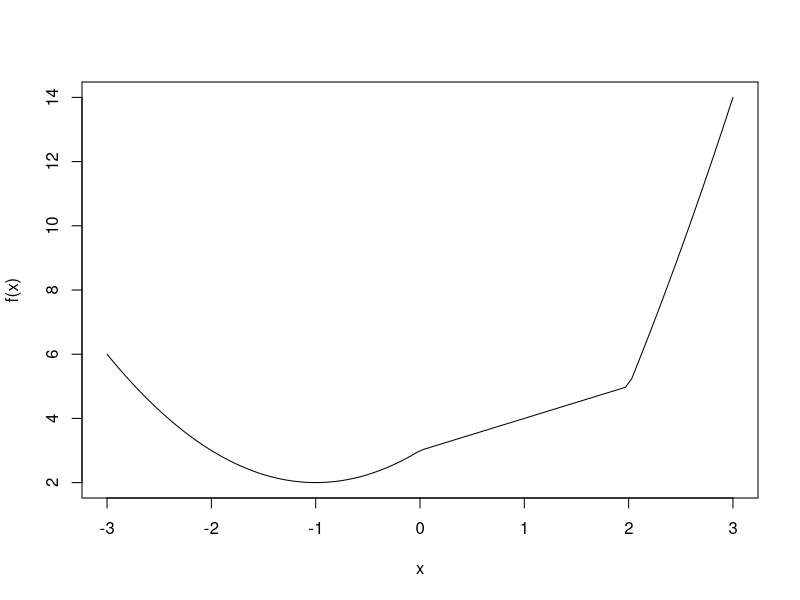

Reproduce this figure in R.
rm(list=ls())
#-----------------------------
# Learning

(m2 <- matrix(1:20, 4, 5))
lower.tri(m2)
m2[lower.tri(m2)] <- NA
m2




#-----------------------------
rm(list=ls())

#-----------------------------
# 1. 
# (a) Write functions tmpFn1 and tmpFn2 such that if xVec is the vector (x1, 
# x2,..., xn), then tmpFn1(xVec) returns the vector ( x1, x2^2,  ..., xn^n 
# ) and tmpFn2(xVec) returns the vector ( x1, x2^2/2 , ... , xn^n/n ) .

set.seed(75)
xVec <- sample(1:9,size=6,replace=T )

tmpFn1 <- function(xVec)
{
  xVec^seq(along=xVec)
}

xVec
tmpFn1(xVec)


tmpFn2 <- function(xVec)
{
  (xVec^seq(along=xVec))/seq(along=xVec)
}

xVec
tmpFn2(xVec)


# 1. (b) 
# Now write a function tmpFn3 which takes 2 arguments x and n where x is a
# single number and n is a strictly positive integer. The function should return
# the value of 1 + x/1 + x^2/2 + x^3/3 + ... + x^n/n

tmpFn3 <- function(x, n)
{
  1 + sum(x^(1:n)/(1:n))
}

tmpFn3(1,3)


#-------------------------------------------------------------
# 2. Write a function tmpFn(xVec) such that if xVec is the 
# vector x = (x1,..., xn) 
# then tmpFn(xVec) returns the vector of moving averages: (x1 + x2 + x3)/3 ,
# (x2 + x3 + x4)/3 , ...,  (xn−2 + xn−1 + xn)/3 Try out your function; for
# example, try tmpFn( c(1:5,6:1) ).

tmpFn <- function(xVec)
{
  n <- length(xVec)
  zVec <- (xVec[1:(n-2)] + xVec[2:(n-1)] + xVec[3:n])/3
  zVec
}

tmpFn( c(1:5,6:1) )

# -------------------------------------------------------

# 3. Consider the continuous function 

#  f(x) = x^2 + 2x + 3   if x < 0  
#       = x + 3          if 0 < x < 2 
#       = x^2 + 4x - 7   if 2 <= x. 
# Write a function tmpFn which takes a single
# argument xVec. The function should return the vector of values 
# of the function f(x) evaluated at the values in xVec. 
# Hence plot the function f(x) for -3 < x < 3.


f<- function(x)
{
  ifelse(x < 0, x^2 + 2*x + 3, ifelse(x >= 2, x^2 +4*x -7, x+3))
}

x <- seq(-3,3,len=100)
plot(x, f(x), "l")

#----------------------------------------------------------

# 4. Write a function which takes a single argument which is a matrix. 
# The function should return a matrix # which is the same as the function 
# argument but every odd number is doubled.
# Hence the result of using the function on the matrix
# [ 
#   1   1   3
#   5   2   6
#   -2  -1  -3
# ]
# should be: 
# [ 
#    2    2   6
#   10    2   6
#   -2   -2   -6
# ]
# Hint: First try this for a specific matrix on the Command Line.

tmpFn <- function(mat)
{
  ifelse(mat %% 2 == 1, mat *2, mat)
}

mat <- matrix(c(1,1,3, 5,2,6, -2,-1,-3), nrow = 3, ncol = 3, byrow = T)

mat
tmpFn(mat)

#----------------------------------------------------------------

# 5. Write a function which takes 2 arguments n and k which are positive integers. It should return the n * n
# matrix: 
# [
# k 1 0 0 . . . 0 0
# 1 k 1 0 . . . 0 0
# 0 1 k 1 . . . 0 0
# 0 0 1 k . . . 0 0
# . . . . . . . . .
# 0 0 0 0 . . . k 1
# 0 0 0 0 . . . 1 k
# ]
# Hint: First try to do it for a specific case such as n = 5 and k = 2 on the Command Line.


tmpFn <- function(n,k)
{
  mat <- diag(n) * k
  mat[ abs(row(mat) - col(mat)) == 1] <-1
  mat
}

tmpFn(5,3)





#-----------------------------------
rm(list=ls())